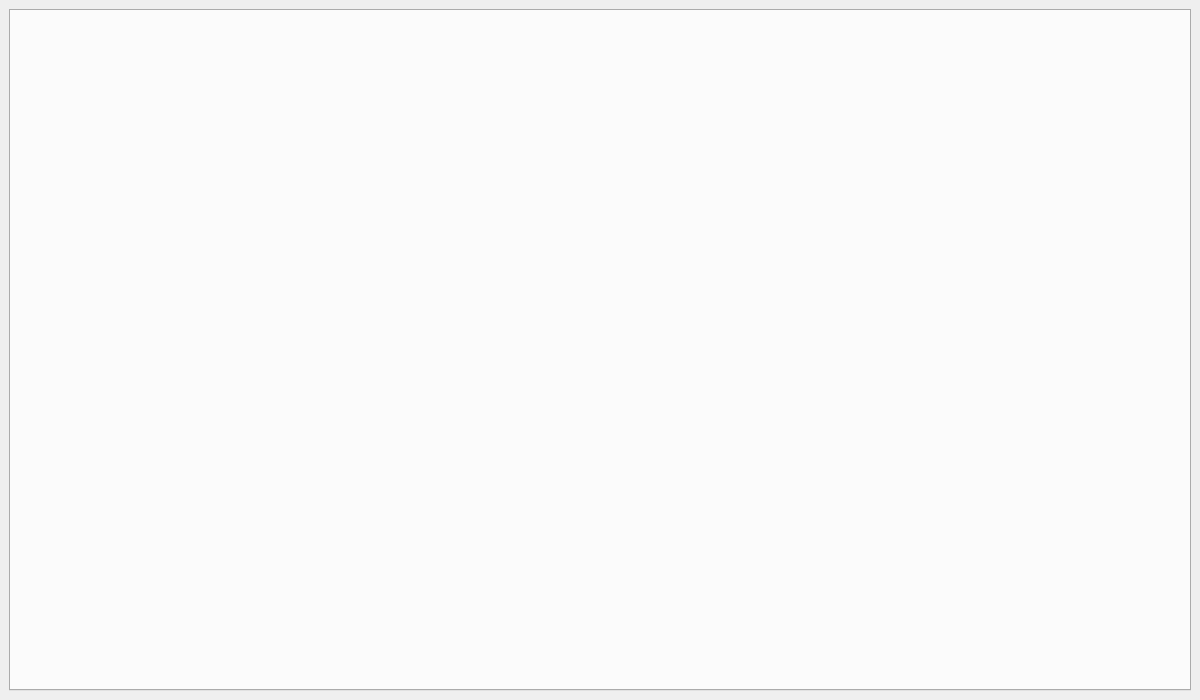
<?xml version="1.0" encoding="UTF-8"?>
<ui version="4.0">
 <class>MainWindow</class>
 <widget class="QMainWindow" name="MainWindow">
  <property name="geometry">
   <rect>
    <x>0</x>
    <y>0</y>
    <width>1200</width>
    <height>700</height>
   </rect>
  </property>
  <property name="sizePolicy">
   <sizepolicy hsizetype="Expanding" vsizetype="Expanding">
    <horstretch>0</horstretch>
    <verstretch>0</verstretch>
   </sizepolicy>
  </property>
  <property name="minimumSize">
   <size>
    <width>1200</width>
    <height>700</height>
   </size>
  </property>
  <property name="windowTitle">
   <string>MainWindow</string>
  </property>
  <widget class="QWidget" name="centralwidget">
   <property name="sizePolicy">
    <sizepolicy hsizetype="Expanding" vsizetype="Expanding">
     <horstretch>0</horstretch>
     <verstretch>0</verstretch>
    </sizepolicy>
   </property>
   <layout class="QGridLayout" name="gridLayout">
    <item row="1" column="0">
     <widget class="PartiallyCloseableTabWidget" name="tabWidget">
      <property name="sizePolicy">
       <sizepolicy hsizetype="Expanding" vsizetype="Expanding">
        <horstretch>0</horstretch>
        <verstretch>0</verstretch>
       </sizepolicy>
      </property>
      <property name="minimumSize">
       <size>
        <width>800</width>
        <height>500</height>
       </size>
      </property>
      <property name="tabPosition">
       <enum>QTabWidget::North</enum>
      </property>
      <property name="currentIndex">
       <number>-1</number>
      </property>
      <property name="elideMode">
       <enum>Qt::ElideRight</enum>
      </property>
      <property name="movable">
       <bool>true</bool>
      </property>
     </widget>
    </item>
   </layout>
  </widget>
  <action name="actionNew">
   <property name="text">
    <string>New</string>
   </property>
  </action>
  <action name="actionOpen">
   <property name="text">
    <string>Open</string>
   </property>
  </action>
  <action name="actionRecent">
   <property name="text">
    <string>Recent</string>
   </property>
  </action>
  <action name="actionSave">
   <property name="text">
    <string>Save</string>
   </property>
  </action>
  <action name="actionSave_as">
   <property name="text">
    <string>Save as...</string>
   </property>
  </action>
  <action name="actionExport">
   <property name="text">
    <string>Export</string>
   </property>
  </action>
  <action name="actionImport">
   <property name="text">
    <string>Import</string>
   </property>
   <property name="shortcut">
    <string>Ctrl+I</string>
   </property>
  </action>
  <action name="actionClose">
   <property name="text">
    <string>Close</string>
   </property>
  </action>
  <action name="actionCreate_backup">
   <property name="text">
    <string>Create backup</string>
   </property>
  </action>
  <action name="actionRestore_backup">
   <property name="text">
    <string>Restore backup</string>
   </property>
  </action>
  <action name="actionSources">
   <property name="text">
    <string>Sources</string>
   </property>
  </action>
  <action name="actionRegions">
   <property name="text">
    <string>Regions</string>
   </property>
  </action>
  <action name="actionUnits">
   <property name="text">
    <string>Units</string>
   </property>
  </action>
  <action name="actionAge_signatures">
   <property name="text">
    <string>Age signatures</string>
   </property>
  </action>
  <action name="actionRock_types">
   <property name="text">
    <string>Rock types</string>
   </property>
  </action>
  <action name="actionHelp">
   <property name="text">
    <string>Help</string>
   </property>
  </action>
  <action name="actionCurrent_window_help">
   <property name="text">
    <string>Current window help</string>
   </property>
  </action>
  <action name="actionSettings">
   <property name="text">
    <string>Settings</string>
   </property>
   <property name="shortcut">
    <string>Ctrl+,</string>
   </property>
   <property name="menuRole">
    <enum>QAction::PreferencesRole</enum>
   </property>
  </action>
 </widget>
 <customwidgets>
  <customwidget>
   <class>PartiallyCloseableTabWidget</class>
   <extends>QTabWidget</extends>
   <header>Functions/Widget_classes.h</header>
   <container>1</container>
  </customwidget>
 </customwidgets>
 <resources/>
 <connections/>
</ui>
